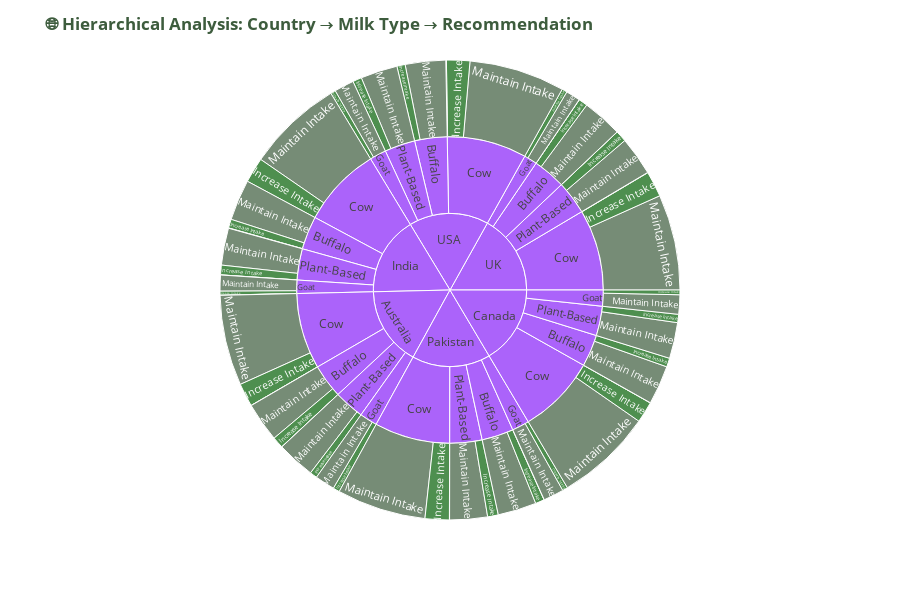
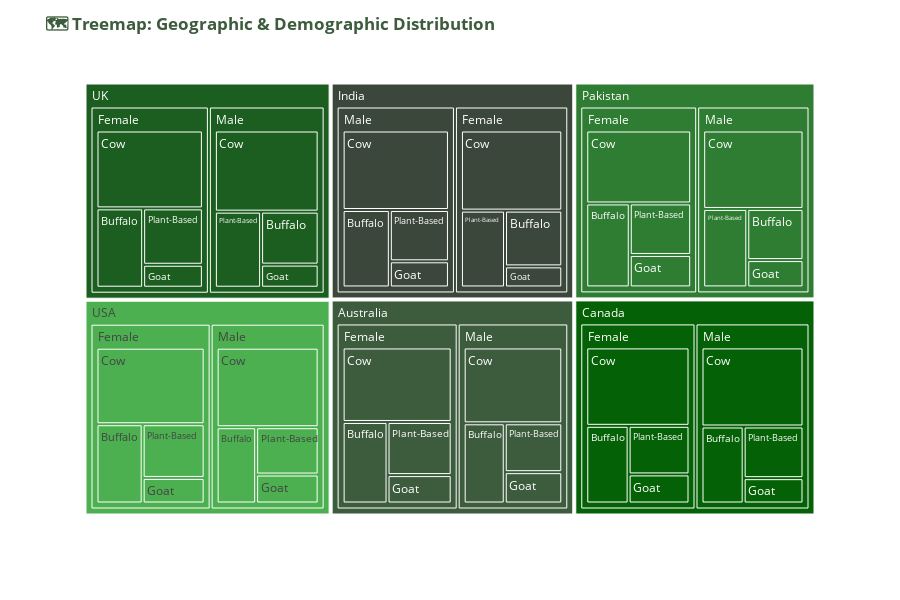

Here is the notebook cell these charts were saved with, in order:
### Code cell
# ============================================================================
# 📊 ADVANCED VISUALIZATIONS - SUNBURST & TREEMAP
# ============================================================================

fig_advanced = make_subplots(
    rows=1, cols=2,
    subplot_titles=('🌐 Hierarchical View: Country → Milk Type → Recommendation',
                    '🗺️ Treemap: Distribution Overview'),
    specs=[[{"type": "sunburst"}, {"type": "treemap"}]]
)

# Sunburst Chart
fig_sunburst = px.sunburst(
    df, 
    path=['Country', 'Milk_Type', 'Doctor_Recommendation'],
    color='Doctor_Recommendation',
    color_discrete_map={
        'Maintain Intake': PRIMARY,
        'Increase Intake': ACCENT,
        'Reduce Intake': DARK
    }
)

# Treemap
fig_treemap = px.treemap(
    df,
    path=['Country', 'Gender', 'Milk_Type'],
    color='Country',
    color_discrete_sequence=colors_plotly
)

# Display separately for better visualization
fig_sunburst.update_layout(
    title="<b>🌐 Hierarchical Analysis: Country → Milk Type → Recommendation</b>",
    title_font_color=PRIMARY,
    height=600,
    paper_bgcolor='white'
)
fig_sunburst.show()

fig_treemap.update_layout(
    title="<b>🗺️ Treemap: Geographic & Demographic Distribution</b>",
    title_font_color=PRIMARY,
    height=600,
    paper_bgcolor='white'
)
fig_treemap.show()

### Figure 1 — Plotly figure (JSON) as saved in the notebook; plotly's stock layout.template omitted (floating-point values rounded to 4 significant figures)
{"data": [{"branchvalues": "total", "customdata": [["(?)"], ["(?)"], ["(?)"], ["(?)"], ["(?)"], ["(?)"], ["(?)"], ["(?)"], ["(?)"], ["(?)"], ["(?)"], ["(?)"], ["(?)"], ["(?)"], ["(?)"], ["(?)"], ["(?)"], ["(?)"], ["(?)"], ["(?)"], ["(?)"], ["(?)"], ["(?)"], ["(?)"], ["(?)"], ["(?)"], ["(?)"], ["(?)"], ["(?)"], ["(?)"], ["Increase Intake"], ["Increase Intake"], ["Increase Intake"], ["Increase Intake"], ["Increase Intake"], ["Increase Intake"], ["Increase Intake"], ["Increase Intake"], ["Increase Intake"], ["Increase Intake"], ["Increase Intake"], ["Increase Intake"], ["Increase Intake"], ["Increase Intake"], ["Increase Intake"], ["Increase Intake"], ["Increase Intake"], ["Increase Intake"], ["Increase Intake"], ["Increase Intake"], ["Increase Intake"], ["Increase Intake"], ["Increase Intake"], ["Increase Intake"], ["Maintain Intake"], ["Maintain Intake"], ["Maintain Intake"], ["Maintain Intake"], ["Maintain Intake"], ["Maintain Intake"], ["Maintain Intake"], ["Maintain Intake"], ["Maintain Intake"], ["Maintain Intake"], ["Maintain Intake"], ["Maintain Intake"], ["Maintain Intake"], ["Maintain Intake"], ["Maintain Intake"], ["Maintain Intake"], ["Maintain Intake"], ["Maintain Intake"], ["Maintain Intake"], ["Maintain Intake"], ["Maintain Intake"], ["Maintain Intake"], ["Maintain Intake"], ["Maintain Intake"], ["Reduce Intake"], ["Reduce Intake"], ["Reduce Intake"], ["Reduce Intake"], ["Reduce Intake"], ["Reduce Intake"], ["Reduce Intake"], ["Reduce Intake"], ["Reduce Intake"], ["Reduce Intake"], ["Reduce Intake"], ["Reduce Intake"]], "domain": {"x": [0, 1], "y": [0, 1]}, "hovertemplate": "labels=%{label}<br>count=%{value}<br>parent=%{parent}<br>id=%{id}<br>Doctor_Recommendation=%{customdata[0]}<extra></extra>", "ids": ["USA", "Pakistan", "UK/Cow", "India/Cow", "UK/Goat", "Australia/Plant-Based", "Canada/Goat", "Pakistan/Buffalo", "USA/Plant-Based", "Canada/Cow", "Pakistan/Plant-Based", "USA/Cow", "Australia/Cow", "USA/Buffalo", "India/Plant-Based", "Canada/Buffalo", "Australia/Buffalo", "Canada", "Australia", "India", "Pakistan/Cow", "Australia/Goat", "Pakistan/Goat", "UK", "USA/Goat", "Canada/Plant-Based", "UK/Plant-Based", "India/Goat", "India/Buffalo", "UK/Buffalo", "Australia/Buffalo/Increase Intake", "Canada/Goat/Increase Intake", "Australia/Goat/Increase Intake", "Pakistan/Cow/Increase Intake", "Australia/Plant-Based/Increase Intake", "Canada/Plant-Based/Increase Intake", "UK/Goat/Increase Intake", "Pakistan/Goat/Increase Intake", "USA/Goat/Increase Intake", "USA/Cow/Increase Intake", "UK/Cow/Increase Intake", "UK/Plant-Based/Increase Intake", "Pakistan/Buffalo/Increase Intake", "Australia/Cow/Increase Intake", "India/Plant-Based/Increase Intake", "USA/Plant-Based/Increase Intake", "Canada/Buffalo/Increase Intake", "Pakistan/Plant-Based/Increase Intake", "Canada/Cow/Increase Intake", "India/Goat/Increase Intake", "USA/Buffalo/Increase Intake", "India/Cow/Increase Intake", "India/Buffalo/Increase Intake", "UK/Buffalo/Increase Intake", "India/Cow/Maintain Intake", "Pakistan/Plant-Based/Maintain Intake", "UK/Goat/Maintain Intake", "Australia/Plant-Based/Maintain Intake", "Canada/Goat/Maintain Intake", "Pakistan/Cow/Maintain Intake", "Canada/Cow/Maintain Intake", "USA/Buffalo/Maintain Intake", "Australia/Cow/Maintain Intake", "Pakistan/Buffalo/Maintain Intake", "India/Buffalo/Maintain Intake", "USA/Plant-Based/Maintain Intake", "Australia/Buffalo/Maintain Intake", "USA/Cow/Maintain Intake", "USA/Goat/Maintain Intake", "Canada/Plant-Based/Maintain Intake", "India/Plant-Based/Maintain Intake", "Canada/Buffalo/Maintain Intake", "India/Goat/Maintain Intake", "Australia/Goat/Maintain Intake", "UK/Buffalo/Maintain Intake", "UK/Plant-Based/Maintain Intake", "UK/Cow/Maintain Intake", "Pakistan/Goat/Maintain Intake", "UK/Buffalo/Reduce Intake", "Australia/Cow/Reduce Intake", "India/Buffalo/Reduce Intake", "Pakistan/Buffalo/Reduce Intake", "Canada/Cow/Reduce Intake", "USA/Cow/Reduce Intake", "UK/Plant-Based/Reduce Intake", "India/Goat/Reduce Intake", "Australia/Buffalo/Reduce Intake", "UK/Cow/Reduce Intake", "Pakistan/Cow/Reduce Intake", "India/Plant-Based/Reduce Intake"], "labels": ["USA", "Pakistan", "Cow", "Cow", "Goat", "Plant-Based", "Goat", "Buffalo", "Plant-Based", "Cow", "Plant-Based", "Cow", "Cow", "Buffalo", "Plant-Based", "Buffalo", "Buffalo", "Canada", "Australia", "India", "Cow", "Goat", "Goat", "UK", "Goat", "Plant-Based", "Plant-Based", "Goat", "Buffalo", "Buffalo", "Increase Intake", "Increase Intake", "Increase Intake", "Increase Intake", "Increase Intake", "Increase Intake", "Increase Intake", "Increase Intake", "Increase Intake", "Increase Intake", "Increase Intake", "Increase Intake", "Increase Intake", "Increase Intake", "Increase Intake", "Increase Intake", "Increase Intake", "Increase Intake", "Increase Intake", "Increase Intake", "Increase Intake", "Increase Intake", "Increase Intake", "Increase Intake", "Maintain Intake", "Maintain Intake", "Maintain Intake", "Maintain Intake", "Maintain Intake", "Maintain Intake", "Maintain Intake", "Maintain Intake", "Maintain Intake", "Maintain Intake", "Maintain Intake", "Maintain Intake", "Maintain Intake", "Maintain Intake", "Maintain Intake", "Maintain Intake", "Maintain Intake", "Maintain Intake", "Maintain Intake", "Maintain Intake", "Maintain Intake", "Maintain Intake", "Maintain Intake", "Maintain Intake", "Reduce Intake", "Reduce Intake", "Reduce Intake", "Reduce Intake", "Reduce Intake", "Reduce Intake", "Reduce Intake", "Reduce Intake", "Reduce Intake", "Reduce Intake", "Reduce Intake", "Reduce Intake"], "marker": {"colors": ["#ab63fa", "#ab63fa", "#ab63fa", "#ab63fa", "#ab63fa", "#ab63fa", "#ab63fa", "#ab63fa", "#ab63fa", "#ab63fa", "#ab63fa", "#ab63fa", "#ab63fa", "#ab63fa", "#ab63fa", "#ab63fa", "#ab63fa", "#ab63fa", "#ab63fa", "#ab63fa", "#ab63fa", "#ab63fa", "#ab63fa", "#ab63fa", "#ab63fa", "#ab63fa", "#ab63fa", "#ab63fa", "#ab63fa", "#ab63fa", "#046105", "#046105", "#046105", "#046105", "#046105", "#046105", "#046105", "#046105", "#046105", "#046105", "#046105", "#046105", "#046105", "#046105", "#046105", "#046105", "#046105", "#046105", "#046105", "#046105", "#046105", "#046105", "#046105", "#046105", "#3d5c3d", "#3d5c3d", "#3d5c3d", "#3d5c3d", "#3d5c3d", "#3d5c3d", "#3d5c3d", "#3d5c3d", "#3d5c3d", "#3d5c3d", "#3d5c3d", "#3d5c3d", "#3d5c3d", "#3d5c3d", "#3d5c3d", "#3d5c3d", "#3d5c3d", "#3d5c3d", "#3d5c3d", "#3d5c3d", "#3d5c3d", "#3d5c3d", "#3d5c3d", "#3d5c3d", "#3b473b", "#3b473b", "#3b473b", "#3b473b", "#3b473b", "#3b473b", "#3b473b", "#3b473b", "#3b473b", "#3b473b", "#3b473b", "#3b473b"]}, "name": "", "parents": ["", "", "UK", "India", "UK", "Australia", "Canada", "Pakistan", "USA", "Canada", "Pakistan", "USA", "Australia", "USA", "India", "Canada", "Australia", "", "", "", "Pakistan", "Australia", "Pakistan", "", "USA", "Canada", "UK", "India", "India", "UK", "Australia/Buffalo", "Canada/Goat", "Australia/Goat", "Pakistan/Cow", "Australia/Plant-Based", "Canada/Plant-Based", "UK/Goat", "Pakistan/Goat", "USA/Goat", "USA/Cow", "UK/Cow", "UK/Plant-Based", "Pakistan/Buffalo", "Australia/Cow", "India/Plant-Based", "USA/Plant-Based", "Canada/Buffalo", "Pakistan/Plant-Based", "Canada/Cow", "India/Goat", "USA/Buffalo", "India/Cow", "India/Buffalo", "UK/Buffalo", "India/Cow", "Pakistan/Plant-Based", "UK/Goat", "Australia/Plant-Based", "Canada/Goat", "Pakistan/Cow", "Canada/Cow", "USA/Buffalo", "Australia/Cow", "Pakistan/Buffalo", "India/Buffalo", "USA/Plant-Based", "Australia/Buffalo", "USA/Cow", "USA/Goat", "Canada/Plant-Based", "India/Plant-Based", "Canada/Buffalo", "India/Goat", "Australia/Goat", "UK/Buffalo", "UK/Plant-Based", "UK/Cow", "Pakistan/Goat", "UK/Buffalo", "Australia/Cow", "India/Buffalo", "Pakistan/Buffalo", "Canada/Cow", "USA/Cow", "UK/Plant-Based", "India/Goat", "Australia/Buffalo", "UK/Cow", "Pakistan/Cow", "India/Plant-Based"], "type": "sunburst", "values": [1678, 1653, 854, 849, 138, 319, 169, 335, 322, 831, 340, 840, 801, 342, 329, 336, 357, 1647, 1663, 1670, 797, 186, 181, 1689, 174, 311, 352, 141, 351, 345, 80, 33, 46, 170, 51, 58, 37, 37, 35, 164, 180, 79, 63, 164, 68, 63, 62, 75, 149, 28, 58, 177, 62, 63, 672, 265, 101, 268, 136, 626, 681, 284, 636, 271, 287, 259, 276, 672, 139, 253, 260, 274, 112, 140, 281, 272, 672, 144, 1, 1, 2, 1, 1, 4, 1, 1, 1, 2, 1, 1]}], "layout": {"height": 600, "legend": {"tracegroupgap": 0}, "margin": {"t": 60}, "paper_bgcolor": "white", "title": {"font": {"color": "#3d5c3d"}, "text": "<b>🌐 Hierarchical Analysis: Country → Milk Type → Recommendation</b>"}}}

### Figure 2 — Plotly figure (JSON) as saved in the notebook; plotly's stock layout.template omitted (floating-point values rounded to 4 significant figures)
{"data": [{"branchvalues": "total", "customdata": [["Australia"], ["Australia"], ["Australia"], ["Australia"], ["Australia"], ["Australia"], ["Australia"], ["Australia"], ["Australia"], ["Australia"], ["Australia"], ["Canada"], ["Canada"], ["Canada"], ["Canada"], ["Canada"], ["Canada"], ["Canada"], ["Canada"], ["Canada"], ["Canada"], ["Canada"], ["India"], ["India"], ["India"], ["India"], ["India"], ["India"], ["India"], ["India"], ["India"], ["India"], ["India"], ["Pakistan"], ["Pakistan"], ["Pakistan"], ["Pakistan"], ["Pakistan"], ["Pakistan"], ["Pakistan"], ["Pakistan"], ["Pakistan"], ["Pakistan"], ["Pakistan"], ["UK"], ["UK"], ["UK"], ["UK"], ["UK"], ["UK"], ["UK"], ["UK"], ["UK"], ["UK"], ["UK"], ["USA"], ["USA"], ["USA"], ["USA"], ["USA"], ["USA"], ["USA"], ["USA"], ["USA"], ["USA"], ["USA"]], "domain": {"x": [0, 1], "y": [0, 1]}, "hovertemplate": "labels=%{label}<br>count=%{value}<br>parent=%{parent}<br>id=%{id}<br>Country=%{customdata[0]}<extra></extra>", "ids": ["Australia/Male/Goat", "Australia/Female/Goat", "Australia/Male/Plant-Based", "Australia/Male/Buffalo", "Australia/Male", "Australia", "Australia/Male/Cow", "Australia/Female/Cow", "Australia/Female", "Australia/Female/Buffalo", "Australia/Female/Plant-Based", "Canada/Female/Buffalo", "Canada/Male", "Canada/Female/Plant-Based", "Canada/Male/Plant-Based", "Canada/Female/Cow", "Canada/Female/Goat", "Canada/Male/Cow", "Canada/Male/Goat", "Canada/Female", "Canada/Male/Buffalo", "Canada", "India", "India/Male", "India/Female/Cow", "India/Female", "India/Female/Plant-Based", "India/Female/Buffalo", "India/Male/Plant-Based", "India/Male/Cow", "India/Male/Goat", "India/Male/Buffalo", "India/Female/Goat", "Pakistan/Female/Goat", "Pakistan/Female/Plant-Based", "Pakistan", "Pakistan/Female/Buffalo", "Pakistan/Male", "Pakistan/Female", "Pakistan/Male/Goat", "Pakistan/Male/Cow", "Pakistan/Female/Cow", "Pakistan/Male/Buffalo", "Pakistan/Male/Plant-Based", "UK/Female", "UK/Male", "UK", "UK/Male/Cow", "UK/Female/Cow", "UK/Female/Goat", "UK/Female/Plant-Based", "UK/Male/Buffalo", "UK/Male/Plant-Based", "UK/Female/Buffalo", "UK/Male/Goat", "USA/Female/Goat", "USA/Male", "USA/Male/Goat", "USA/Female/Buffalo", "USA/Female/Cow", "USA/Female", "USA/Male/Buffalo", "USA/Female/Plant-Based", "USA/Male/Cow", "USA/Male/Plant-Based", "USA"], "labels": ["Goat", "Goat", "Plant-Based", "Buffalo", "Male", "Australia", "Cow", "Cow", "Female", "Buffalo", "Plant-Based", "Buffalo", "Male", "Plant-Based", "Plant-Based", "Cow", "Goat", "Cow", "Goat", "Female", "Buffalo", "Canada", "India", "Male", "Cow", "Female", "Plant-Based", "Buffalo", "Plant-Based", "Cow", "Goat", "Buffalo", "Goat", "Goat", "Plant-Based", "Pakistan", "Buffalo", "Male", "Female", "Goat", "Cow", "Cow", "Buffalo", "Plant-Based", "Female", "Male", "UK", "Cow", "Cow", "Goat", "Plant-Based", "Buffalo", "Plant-Based", "Buffalo", "Goat", "Goat", "Male", "Goat", "Buffalo", "Cow", "Female", "Buffalo", "Plant-Based", "Cow", "Plant-Based", "USA"], "marker": {"colors": ["#3d5c3d", "#3d5c3d", "#3d5c3d", "#3d5c3d", "#3d5c3d", "#3d5c3d", "#3d5c3d", "#3d5c3d", "#3d5c3d", "#3d5c3d", "#3d5c3d", "#046105", "#046105", "#046105", "#046105", "#046105", "#046105", "#046105", "#046105", "#046105", "#046105", "#046105", "#3b473b", "#3b473b", "#3b473b", "#3b473b", "#3b473b", "#3b473b", "#3b473b", "#3b473b", "#3b473b", "#3b473b", "#3b473b", "#2e7d32", "#2e7d32", "#2e7d32", "#2e7d32", "#2e7d32", "#2e7d32", "#2e7d32", "#2e7d32", "#2e7d32", "#2e7d32", "#2e7d32", "#1b5e20", "#1b5e20", "#1b5e20", "#1b5e20", "#1b5e20", "#1b5e20", "#1b5e20", "#1b5e20", "#1b5e20", "#1b5e20", "#1b5e20", "#4caf50", "#4caf50", "#4caf50", "#4caf50", "#4caf50", "#4caf50", "#4caf50", "#4caf50", "#4caf50", "#4caf50", "#4caf50"]}, "name": "", "parents": ["Australia/Male", "Australia/Female", "Australia/Male", "Australia/Male", "Australia", "", "Australia/Male", "Australia/Female", "Australia", "Australia/Female", "Australia/Female", "Canada/Female", "Canada", "Canada/Female", "Canada/Male", "Canada/Female", "Canada/Female", "Canada/Male", "Canada/Male", "Canada", "Canada/Male", "", "", "India", "India/Female", "India", "India/Female", "India/Female", "India/Male", "India/Male", "India/Male", "India/Male", "India/Female", "Pakistan/Female", "Pakistan/Female", "", "Pakistan/Female", "Pakistan", "Pakistan", "Pakistan/Male", "Pakistan/Male", "Pakistan/Female", "Pakistan/Male", "Pakistan/Male", "UK", "UK", "", "UK/Male", "UK/Female", "UK/Female", "UK/Female", "UK/Male", "UK/Male", "UK/Female", "UK/Male", "USA/Female", "USA", "USA/Male", "USA/Female", "USA/Female", "USA", "USA/Male", "USA/Female", "USA/Male", "USA/Male", ""], "type": "treemap", "values": [93, 93, 145, 170, 794, 1663, 386, 415, 869, 187, 174, 169, 819, 152, 159, 416, 91, 415, 78, 828, 167, 1647, 1670, 853, 417, 817, 174, 164, 155, 432, 79, 187, 62, 102, 162, 1653, 187, 810, 843, 79, 405, 392, 148, 178, 854, 835, 1689, 431, 423, 70, 172, 156, 180, 189, 68, 81, 817, 93, 187, 423, 861, 155, 170, 417, 152, 1678]}], "layout": {"height": 600, "legend": {"tracegroupgap": 0}, "margin": {"t": 60}, "paper_bgcolor": "white", "title": {"font": {"color": "#3d5c3d"}, "text": "<b>🗺️ Treemap: Geographic & Demographic Distribution</b>"}, "treemapcolorway": ["#3d5c3d", "#046105", "#3b473b", "#2e7d32", "#1b5e20", "#4caf50"]}}
